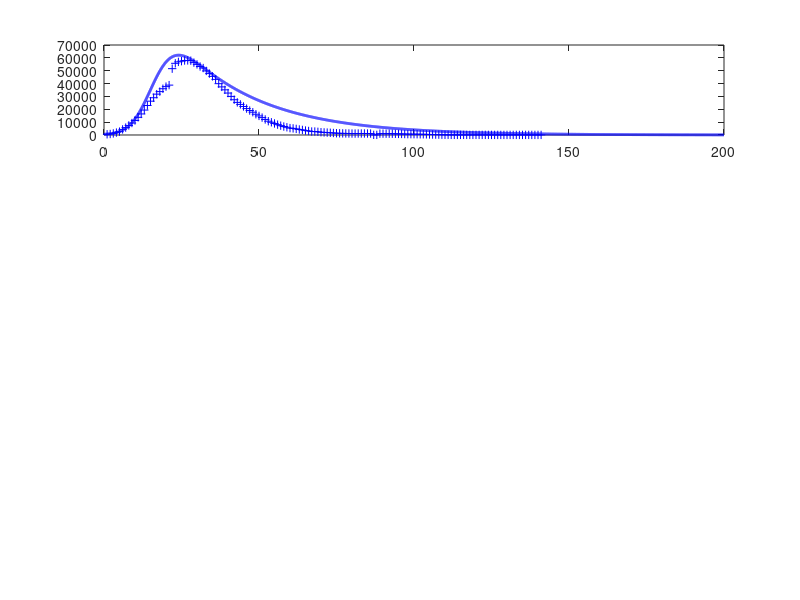

Write the MATLAB code that produced this figure. (Note: this script raises an error after producing the figure.)
% svr19.m

% Revised:  2020 03 25

% Mathemtatical model for the spread of the covid19 virus
% Model for GLOBAL spread of virus
% Model for CHINA spread of virus: download svr19CHINA.m
% Data from https://www.worldometers.info/coronavirus/
% Date file:  covid19.mat  variable covid19
% Model specified by the variables in the INPUT SECTION of the Script

% DOING PHYSICS WITH MATLAB: 
%   http://www.physics.usyd.edu.au/teach_res/mp/mphome.htm
% Documentation
%   http://www.physics.usyd.edu.au/teach_res/mp/doc/sird19E.htm
% Download Scripts
%   http://www.physics.usyd.edu.au/teach_res/mp/mscripts/

% Ian Cooper
% email: matlabvisualphysics@gmail.com
% Matlab 2019b

% Populations: Data d / Model
% Susceptible individuals:  Sd  S
% Active infections (currently infected);  Id  I
% Recovered:  Rd  R
% Dead:  Dd  D

close all
clear
clc

global Imax Rmax Dmax ITmax Smax

load('covid19.mat')

% DATA: variable covid19
% Col 1: World   Id   Currently Infected Cases
% Col 2: World   Rd   Recovered
% Col 3: World   Dd   Deaths

% Data for China with Script svr19CHINA.m
% Col 4: China   Total infected cases
% Col 5: China   Currently Infected Cases
% Col 6: China   Deaths
% Col 7: USA     Total infected cases
% Col 8: USA     Currently infected cases
% Col 9: USA     Deaths
% Col 10: AUST     Total infected cases
% Col 11: AUST     Currently infected cases
% Col 12: AUST     Deaths


% Initialize arrays  **************************************************
  % Model: number of time steps 
  num = 5000;
  I = zeros(num,1);
  N = zeros(num,1);
  D = zeros(num,1);
  R = zeros(num,1);

% INPUTS: Model Parameters ********************************************
% Maximum number of days for model   [200]
  tMax = 200;
% Adjustible model parameters  
  a(1) = 0.37;
  a(2) = 0.038;
  a(3) = 0.96;
  a(4) = 1;
  I(1) = 554;
  S0 = 1e7;
  Ss  = 500;
  w  = 9.4;
  t0 = 4;
  
% SETUP  ************************************************************** 
% Time [days]
  t = linspace(0,tMax,num)';
  dt = t(2) - t(1);

% Susceptible Population
  S = Ss + S0 .* exp(-0.5.*((t-t0)./w).^2);
  
% Exponential increase
  th = 3.5; k = log(2)/th;
  Iexp = I(1).*exp(k*(t));
  
% DATA: Id Rd Dd / Number of data days for COVID19 ******************** 
  Ndays  = find(covid19 == 0,1) - 1;  
  Idtot  = covid19(1:Ndays,4);
  Id     = covid19(1:Ndays,5);
  Dd     = covid19(1:Ndays,6);
  
  
  Rd = Idtot - Id - Dd;
  Idmax = max(Id);
  Rdmax = max(Rd);
  Ddmax = max(Dd);
  ITdmax = max(Idtot);
  
% DATA: Percentages
  pId = 100*Id(end) / Idtot(end);
  pRd = 100*Rd(end) / Idtot(end);
  pDd = 100*Dd(end) / Idtot(end);


% MODEL  **************************************************************  
for n = 1:num-1
  dS = a(1)*(S(n)/S0)*I(n)*dt;
  dN = a(2)*I(n)*dt;
  I(n+1) = I(n) + dS - dN;
  N(n+1) = N(n) + dN;
  R(n+1) = a(3)*N(n+1);
  D(n+1) = N(n+1) - R(n+1);
  S(n+1) = S(n+1) - a(4)*dS;
end

  Itot = I + R + D; 
  Imax = max(I);
  ITmax= max(Itot);
  Rmax = max(R);
  Dmax = max(D);
  Smax = max(S);
  
% Percentages: model
  pI = 100*I(end) / Itot(end);
  pR = 100*R(end) / Itot(end);
  pD = 100*D(end) / Itot(end);  
  
;
  

 
% GRAPHICS  *********************************************************** 

figure(1)
  set(gcf,'units','normalized');
  set(gcf,'position',[0.02 0.05 0.3 0.75]);
  set(gcf,'color','w');

subplot(4,1,1)  % INFECTIONS
    xP = 1: Ndays;
    yP = Id;
    plot(xP,yP,'b+')   

    hold on
    
    xP = t; yP = I;
    plot(xP,yP,'b','linewidth',2)
   
     plotMonths(1)
     
    grid on
    title('Active Infections  I')
    ylabel('I','FontName','Times New Roman')  
    set(gca,'fontsize',12)
  
    
subplot(4,1,2)   % RECOVERIES
    xP = 1: Ndays;
    yP = Rd; 
    plot(xP,yP,'k+')
    hold on
 
    xP = t; yP = R;
    plot(xP,yP,'k','linewidth',2)
    
    plotMonths(2)
    
    grid on

    ylabel('R')
    title('Recoveries  R')
    set(gca,'fontsize',12)
   
 
 subplot(4,1,3)    % DEATHS
    xP = 1: Ndays;
    yP = Dd; 
    plot(xP,yP,'r+')
    hold on
 
    xP = t; yP = D;
    plot(xP,yP,'r','linewidth',2)
    
    plotMonths(3)

    grid on
    ylabel('D')
    title('Deaths  D')
    set(gca,'fontsize',12) 
    
    
 subplot(4,1,4)   % Total infections
    xP = t(1:2500);
    yP = Iexp(1:2500);
    plot(xP,yP,'r','linewidth',1.2)
     ylim([0 1.2*ITmax])
    hold on
 
    xP = 1: Ndays;
    yP = Idtot; 
    plot(xP,yP,'b+')
    hold on
    xP = t; yP = Itot;
    plot(xP,yP,'b','linewidth',2)
    
    plotMonths(4)
    
    grid on
    xlabel('days elapsed')
    ylabel('I_{tot}','FontName','Times New Roman')
    title('Total Infections I_{tot}');
    set(gca,'fontsize',12) 
    

figure(2)
   set(gcf,'units','normalized');
   set(gcf,'position',[0.60 0.05 0.25 0.25]);
   set(gcf,'color','w');

   plotMonths(5)   

   xP = t; yP = S;
   plot(xP,yP,'k','linewidth',2)
   grid on
   xlabel('days elapsed')
   ylabel('Susceptible population  S') 
      
   txt = sprintf('S_{max} = %3.0e',Smax);
   text(105,0.9*Smax,txt,'fontsize',12)

    
    
    
figure(7)
   set(gcf,'units','normalized');
   set(gcf,'position',[0.33 0.1 0.25 0.5]);
   set(gcf,'color','w');

   xlim([0 120])
   ylim([-60 250])
   hh = 250; dh = -25;
   
   txt = 'Start date:  22 January 2020';
   Htext = text(0,hh,txt,'fontsize',12);
   set(Htext,'color','k')
   
   hh = hh+dh;
   txt = 'Model Parameters';
   text(0,hh,txt,'fontsize',12)
   
   hh = hh+dh;
   txt = sprintf('I(1) = %3.0f   S_0 = %2.0e   w = %2.2f   t_0 = %2.0f', ...
       I(1),S0,w,t0);
   text(0,hh,txt,'fontsize',12)
   
   hh = hh+dh;
   txt = sprintf('a(1) = %3.3f   a(2) = %2.3f   a(3) = %2.3f   a(4)= %2.3f', ...
       a(1),a(2),a(3),a(4));
   text(0,hh,txt,'fontsize',12)
      
   hh = hh+2*dh; 
   txt = 'DATA';
   text(0,hh,txt,'fontsize',12)
   
    z = datenum([2020 1 22]);
    z = z + Ndays-1;
    z = datetime(z,'ConvertFrom','datenum');
    z.Format = 'dd-MMM-yyyy';
    txt = cellstr(z) ; 
    text(20,hh,txt,'fontsize',12)
    
   hh = hh+dh;
   z1 = Id(end); z2 = Rd(end); z3 = Dd(end); z4 = z1+z2+z3;  
   txt = sprintf('I = %5.0f    R = %5.0f    D = %5.0f    I_{tot} = %5.0f', z1,z2,z3,z4);
   text(6,hh,txt,'fontsize',12)
   
   % Recoveries and Deaths
    pR = 100*Rd(end)/(Rd(end)+Dd(end));
    pD = 100*Dd(end)/(Rd(end)+Dd(end));
    hh = hh+dh;
    txt = sprintf('percent: Active = %2.1f  Recoveries = %2.1f    Deaths = %2.1f   ',pId,pRd,pDd);
    text(2,hh,txt,'fontsize',12)  
   
   hh = hh+2*dh; 
   txt = 'MODEL PREDICTIONS';
   text(0,hh,txt,'fontsize',12)
   
    z = datenum([2020 1 22]);
    z = z + tMax;
    z = datetime(z,'ConvertFrom','datenum');
    z.Format = 'dd-MMM-yyyy';
    txt = cellstr(z) ; 
    text(60,hh,txt,'fontsize',12)
   
   hh = hh+dh;
    z1 = I(end); z2 = R(end); z3 = D(end); z4 = z1+z2+z3;  
    txt = sprintf('I = %5.0f    R = %5.0f    D = %5.0f    I_{tot} = %5.0f', z1,z2,z3,z4);
    text(6,hh,txt,'fontsize',12)

   hh = hh+dh;
    txt = 'Peak';
    text(10,hh,txt,'fontsize',12)
    z = find(I == Imax,1);
    z = t(z) + datenum([2020 1 22]);
    z = datetime(z,'ConvertFrom','datenum');
    z.Format = 'dd-MMM-yyyy';
    txt = cellstr(z) ; 
    text(30,hh,txt,'fontsize',12)
   
    txt = sprintf('I_{peak} = %5.0f',Imax);
    text(70,hh,txt,'fontsize',12)
   
    hh = hh+dh;
    txt = sprintf('percent: Active = %2.1f  Recoveries = %2.1f    Deaths = %2.1f   ',pI,pR,pD);
    text(2,hh,txt,'fontsize',12)   
       

    
    axis off
   
    
    function  pM = plotMonths(z)
     global Imax Rmax Dmax ITmax Smax
     
     % Months
       m1 = [2020 01 22];    % day zero
       m2 = [2020 02  1];    % Feb
       m3 = [2020 03  1];    % Mar
       m4 = [2020 04  1];    % Apr
       m5 = [2020 05  1];    % May
       m6 = [2020 06  1];    % Jun
       m7 = [2020 07  1];    % Jul
       m8 = [2020 08  1];    % Aug
   
      tm(1) = datenum(m1);
      tm(2) = datenum(m2) - tm(1);
      tm(3) = datenum(m3) - tm(1);
      tm(4) = datenum(m4) - tm(1);
      tm(5) = datenum(m5) - tm(1);
      tm(6) = datenum(m6) - tm(1);
      tm(7) = datenum(m7) - tm(1);
      tm(8) = datenum(m8) - tm(1);
   
      if z == 1; yMax = Imax; end
      if z == 2; yMax = Rmax; end
      if z == 3; yMax = Dmax; end
      if z == 4; yMax = ITmax; end
      if z == 5; yMax = Smax; end
      
      for n = 2:8
        plot([tm(n), tm(n)], [0, yMax],'linewidth',1,'color', [0.5 0.5 0.5]);
        hold on
      end
      
      ys = 0.8;
      text(22, ys*yMax,'F')
      text(52, ys*yMax,'M')
      text(82, ys*yMax,'A')
      text(112,ys*yMax,'M')
      text(142,ys*yMax,'J')
      text(172,ys*yMax,'J')
      
   end
   
   
